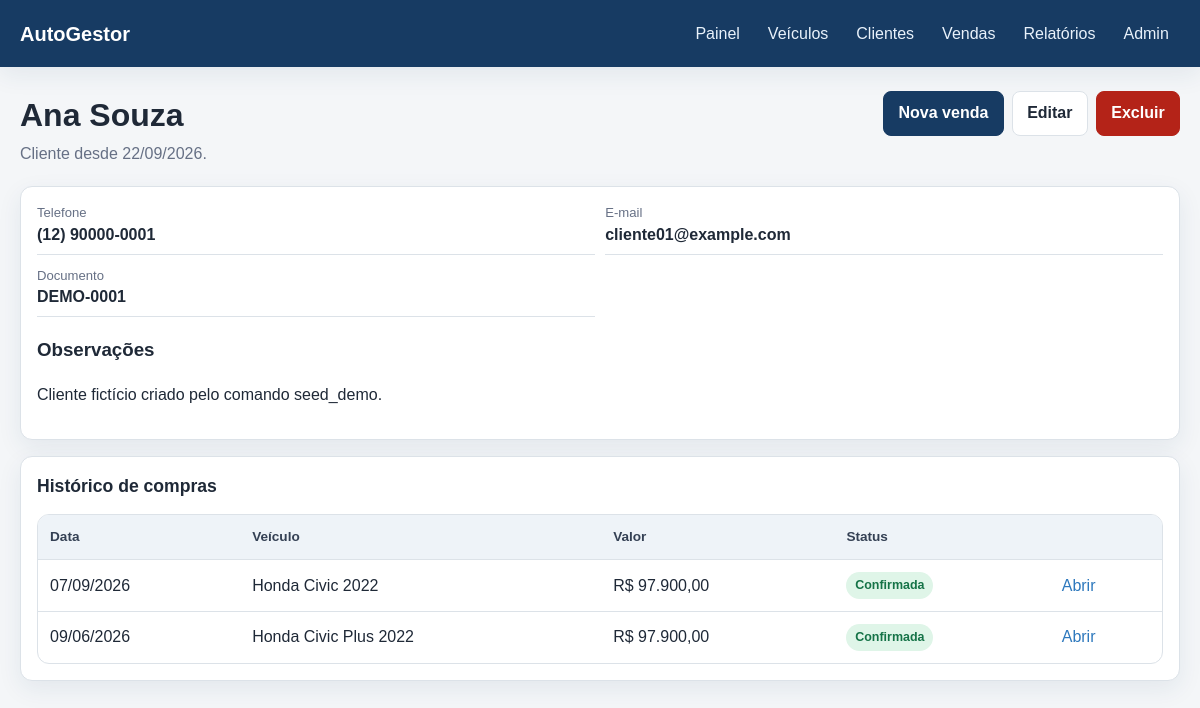
Page /clientes/1/ on the committed database.
### cars/models.py (models this page shows, shortened)
class Customer(models.Model):
    name = models.CharField("nome", max_length=200)
    phone = models.CharField("telefone", max_length=30)
    email = models.EmailField("e-mail", blank=True)
    document = models.CharField(
        "documento",
        max_length=30,
        blank=True,
        help_text="Opcional. Use somente documentos fictícios.",
    )
    notes = models.TextField("observações", blank=True)
    created_at = models.DateTimeField("cadastrado em", auto_now_add=True)
    updated_at = models.DateTimeField("atualizado em", auto_now=True)
    class Meta:
        ordering = ("name",)
        verbose_name = "cliente"
        verbose_name_plural = "clientes"
        constraints = [
            models.UniqueConstraint(
                fields=("document",),
                condition=~Q(document=""),
                name="unique_non_empty_customer_document",
            )
        ]
    def __str__(self):
        return self.name

class Sale(models.Model):
    class Status(models.TextChoices):
        CONFIRMED = "confirmed", "Confirmada"
        CANCELED = "canceled", "Cancelada"
    class PaymentMethod(models.TextChoices):
        CASH = "cash", "Dinheiro"
        PIX = "pix", "Pix"
        FINANCING = "financing", "Financiamento"
        CARD = "card", "Cartão"
        OTHER = "other", "Outro"
    vehicle = models.ForeignKey(
        Vehicle,
        on_delete=models.PROTECT,
        related_name="sales",
        verbose_name="veículo",
    )
    customer = models.ForeignKey(
        Customer,
        on_delete=models.PROTECT,
        related_name="sales",
        verbose_name="cliente",
    )
    sale_date = models.DateField("data da venda", default=timezone.localdate)
    final_price = models.DecimalField(
        "valor final",
        max_digits=12,
        decimal_places=2,
        validators=[MinValueValidator(Decimal("0.01"))],
    )
    payment_method = models.CharField(
        "forma de pagamento",
        max_length=20,
        choices=PaymentMethod.choices,
        default=PaymentMethod.PIX,
    )
    status = models.CharField(
        "status",
        max_length=12,
        choices=Status.choices,
        default=Status.CONFIRMED,
        db_index=True,
    )
    notes = models.TextField("observações", blank=True)
    created_at = models.DateTimeField("registrada em", auto_now_add=True)
    updated_at = models.DateTimeField("atualizada em", auto_now=True)
    class Meta:
        ordering = ("-sale_date", "-created_at")
        verbose_name = "venda"
        verbose_name_plural = "vendas"
        constraints = [
            models.UniqueConstraint(
                fields=("vehicle",),
                condition=Q(status="confirmed"),
                name="unique_confirmed_sale_per_vehicle",
            )
        ]

class Vehicle(models.Model):
    class Status(models.TextChoices):
        AVAILABLE = "available", "Disponível"
        RESERVED = "reserved", "Reservado"
        SOLD = "sold", "Vendido"
    vehicle_type = models.ForeignKey(
        VehicleType,
        on_delete=models.PROTECT,
        related_name="vehicles",
        verbose_name="tipo",
    )
    brand = models.ForeignKey(
        Brands,
        on_delete=models.PROTECT,
        related_name="vehicles",
        verbose_name="marca",
    )
    model = models.CharField("modelo", max_length=200)
    model_year = models.PositiveIntegerField("ano do modelo", blank=True, null=True)
    factory_year = models.PositiveIntegerField("ano de fabricação", blank=True, null=True)
    color = models.CharField("cor", max_length=60, blank=True)
    license_plate = models.CharField(
        "placa",
        max_length=10,
        blank=True,
        null=True,
        unique=True,
        help_text="Opcional. Use somente dados fictícios no projeto.",
    )
    purchase_price = models.DecimalField(
        "preço de compra",
        max_digits=12,
        decimal_places=2,
        default=Decimal("0.00"),
        validators=[MinValueValidator(Decimal("0.00"))],
    )
    asking_price = models.DecimalField(
        "preço anunciado",
        max_digits=12,
        decimal_places=2,
        validators=[MinValueValidator(Decimal("0.01"))],
    )
    mileage = models.PositiveIntegerField("quilometragem", default=0)
    status = models.CharField(
        "status",
        max_length=12,
        choices=Status.choices,
        default=Status.AVAILABLE,
        db_index=True,
    )
    entry_date = models.DateField("entrada no estoque", default=timezone.localdate)
    description = models.TextField("descrição", blank=True)
    created_at = models.DateTimeField("criado em", auto_now_add=True)
    updated_at = models.DateTimeField("atualizado em", auto_now=True)
    class Meta:
        ordering = ("-created_at",)
        verbose_name = "veículo"
        verbose_name_plural = "veículos"
        indexes = [
            models.Index(fields=("status", "entry_date"), name="vehicle_stock_idx"),
            models.Index(fields=("brand", "model"), name="vehicle_search_idx"),
        ]
    def __str__(self):
        year = f" {self.model_year}" if self.model_year else ""
        return f"{self.brand} {self.model}{year}"

class Brands(models.Model):
    name = models.CharField("nome", max_length=200, unique=True)
    vehicle_types = models.ManyToManyField(
        VehicleType,
        related_name="brands",
        verbose_name="tipos de veículo",
        blank=True,
    )
    class Meta:
        ordering = ("name",)
        verbose_name = "marca"
        verbose_name_plural = "marcas"
    def __str__(self):
        return self.name

### cars/views.py (the view)
# urls.py: path("clientes/<int:pk>/", views.customer_detail_view, name="customer_detail"),
def customer_detail_view(request, pk):
    customer = get_object_or_404(Customer, pk=pk)
    sales = customer.sales.select_related("vehicle", "vehicle__brand")
    return render(request, "cars/customer_detail.html", {"customer": customer, "sales": sales})

### cars/templatetags/cars_extras.py (called while the page is built)
@register.filter
def brl(value):
    try:
        number = Decimal(value or 0)
    except (InvalidOperation, TypeError, ValueError):
        return "R$ 0,00"
    formatted = f"{number:,.2f}".replace(",", "_").replace(".", ",").replace("_", ".")
    return f"R$ {formatted}"

@register.filter
def status_class(status):
    return {
        "available": "success",
        "reserved": "warning",
        "sold": "neutral",
        "confirmed": "success",
        "canceled": "danger",
    }.get(status, "neutral")

### cars/templates/cars/customer_detail.html (shortened to what this page needs)
{% extends 'cars/base.html' %}
{% load cars_extras %}
{% block content %}
<header class="page-header">
    <div><h1>{{ customer }}</h1><p class="subtitle">Cliente desde {{ customer.created_at|date:'d/m/Y' }}.</p></div>
    <div class="actions"><a class="button" href="{% url 'sale_create' %}">Nova venda</a><a class="button secondary" href="{% url 'customer_update' customer.pk %}">Editar</a><a class="button danger" href="{% url 'customer_delete' customer.pk %}">Excluir</a></div>
</header>
<section class="panel">
    <div class="data-list">
        <div class="data-item"><span class="data-label">Telefone</span><span class="data-value">{{ customer.phone }}</span></div>
        <div class="data-item"><span class="data-label">E-mail</span><span class="data-value">{{ customer.email|default:'-' }}</span></div>
        <div class="data-item"><span class="data-label">Documento</span><span class="data-value">{{ customer.document|default:'-' }}</span></div>
    </div>
    {% if customer.notes %}<h3>Observações</h3><p>{{ customer.notes|linebreaksbr }}</p>{% endif %}
</section>
<section class="panel" style="margin-top: 1rem">
    <h2>Histórico de compras</h2>
    <div class="table-wrap"><table><thead><tr><th>Data</th><th>Veículo</th><th>Valor</th><th>Status</th><th></th></tr></thead><tbody>
        {% for sale in sales %}<tr><td>{{ sale.sale_date|date:'d/m/Y' }}</td><td>{{ sale.vehicle }}</td><td>{{ sale.final_price|brl }}</td><td><span class="badge {{ sale.status|status_class }}">{{ sale.get_status_display }}</span></td><td><a href="{% url 'sale_detail' sale.pk %}">Abrir</a></td></tr>
        {% empty %}<tr><td colspan="5" class="empty-state">Nenhuma compra registrada.</td></tr>{% endfor %}
    </tbody></table></div>
</section>
{% endblock %}

### cars/static/cars/styles.css (style rules this page uses)
:root { --bg: #f4f6f8; --surface: #ffffff; --text: #1f2937; --muted: #667085; --primary: #173b63; --primary-hover: #0f2c4b; --accent: #2d78bd; --success: #157347; --warning: #a15c00; --danger: #b42318; --border: #dce2e8; --shadow: 0 8px 24px rgba(23, 59, 99, 0.08); }
* { box-sizing: border-box; }
body { margin: 0; background: var(--bg); color: var(--text); font-family: Arial, Helvetica, sans-serif; line-height: 1.5; }
a { color: var(--accent); text-decoration: none; }
.page-header { align-items: flex-start; display: flex; gap: 1rem; justify-content: space-between; margin-bottom: 1.25rem; }
.page-header h1 { margin: 0; }
.subtitle { color: var(--muted); margin: 0.2rem 0 0; }
.actions { display: flex; flex-wrap: wrap; gap: 0.5rem; }
.button, button { background: var(--primary); border: 1px solid var(--primary); border-radius: 8px; color: #fff; cursor: pointer; display: inline-block; font: inherit; font-weight: 700; padding: 0.58rem 0.9rem; }
.button.secondary { background: #fff; border-color: var(--border); color: var(--text); }
.button.danger { background: var(--danger); border-color: var(--danger); }
.stat-card, .panel, .card { background: var(--surface); border: 1px solid var(--border); border-radius: 12px; box-shadow: var(--shadow); }
.panel { padding: 1rem; }
.panel h2 { font-size: 1.1rem; margin: 0 0 0.9rem; }
.table-wrap { background: #fff; border: 1px solid var(--border); border-radius: 12px; overflow-x: auto; }
table { border-collapse: collapse; width: 100%; }
th, td { border-bottom: 1px solid var(--border); padding: 0.75rem; text-align: left; vertical-align: middle; }
th { background: #eef3f8; color: #344054; font-size: 0.85rem; }
tr:last-child td { border-bottom: 0; }
.badge { border-radius: 999px; display: inline-block; font-size: 0.78rem; font-weight: 800; padding: 0.25rem 0.55rem; }
.badge.success { background: #dff5e8; color: var(--success); }
.data-list { display: grid; gap: 0.65rem; grid-template-columns: repeat(2, minmax(0, 1fr)); }
.data-item { border-bottom: 1px solid var(--border); padding-bottom: 0.45rem; }
.data-label { color: var(--muted); display: block; font-size: 0.82rem; }
.data-value { font-weight: 700; }

### rows in the picture
Customer: name "Ana Souza", created_at "22/09/2026", phone "(12) 90000-0001", email "cliente01@example.com", document "DEMO-0001", notes "Cliente fictício criado pelo comando seed_demo."
Sale: sale_date "07/09/2026", vehicle "Honda Civic 2022", final_price|brl "R$ 97.900,00", status "Confirmada"
Sale: sale_date "09/06/2026", vehicle "Honda Civic Plus 2022", final_price|brl "R$ 97.900,00", status "Confirmada"
